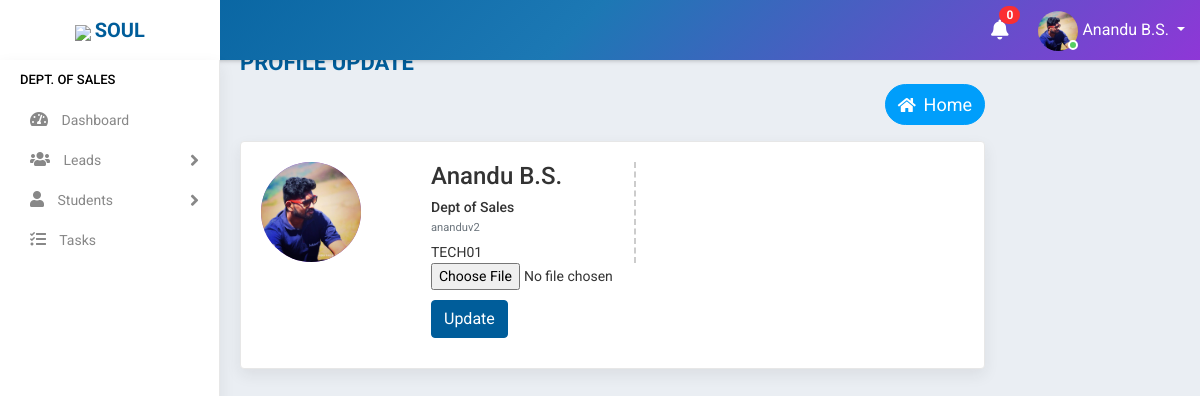
The page /profile/update/pic/ (signed in) on the database its author committed.
### accounts/models.py (models this page shows, shortened)
class Staff(models.Model):
    value= (
    ('1', 'Operations'),
    ('2', 'Sales'),
    ('3', 'Trainer'),
    ('4', 'Admin'),
    )
    state = (
    ('Andhra Pradesh','Andhra Pradesh'),
    ('Arunachal Pradesh','Arunachal Pradesh'),
    ('Assam','Assam'),
    ('Bihar','Bihar'),
    ('Chhattisgarh','Chattisgarh'),
    ('Goa','Goa'),
    ('Gujarat','Gujarat'),
    ('Haryana','Haryana'),
    ('Himachal Pradesh','Himachal Pradesh'),
    ('Jharkhand','Jharkhand'),
    ('Karnataka','Karnataka'),
    ('Kerala','Kerala'),
    ('Madhya Pradesh','Madhya Pradesh'),
    ('Maharashtra','Maharashtra'),
    ('Manipur','Manipur'),
    ('Meghalaya','Meghalaya'),
    ('Mizoram','Mizoram'),
    ('Nagaland','Nagaland'),
    ('Odisha','Odisha'),
    ('Rajasthan','Rajasthan'),
    ('Sikkim','Sikkim'),
    ('Tamil Nadu','Tamil Nadu'),
    ('Telangana','Telangana'),
    ('Tripura','Tripura'),
    ('Uttar Pradesh','Uttar Pradesh'),
    ('Uttarakhand','Uttarakhand'),
    ('West Bengal','West Bengal')
    )
    groups = (
        ('AB+', 'AB+'),
        ('AB-', 'AB-'),
        ('A+', 'A+'),
        ('A-', 'A-'),
        ('B+', 'B+'),
        ('B-', 'B-'),
        ('O+', 'O+'),
        ('O-', 'O-'),
        )
    user = models.OneToOneField(User,on_delete=models.CASCADE,null=True,blank=True)
    name = models.CharField(max_length=100,null=True, blank=True)
    empid = models.CharField(max_length=100,null=True, blank=True)
    mobile = models.CharField(max_length=10,null=True, blank=True)
    email = models.EmailField(max_length=200,null=True, blank=True)
    sex = models.CharField(max_length=10,null=True,choices=(('Male','Male'),('Female','Female')), blank=True)
    dob = models.DateField(null=True, blank=True)
    doj = models.DateField(null=True, blank=True)
    blood_group = models.CharField(max_length=100,null=True, blank=True,choices=groups)
    house = models.CharField(max_length=100,null=True, blank=True)
    street =models.CharField(max_length=100,null=True, blank=True)
    street2 =models.CharField(max_length=100,null=True, blank=True)
    city = models.CharField(max_length=100,null=True, blank=True)
    state = models.CharField(max_length=100,null=True,choices=state, blank=True)
    stype = models.CharField(max_length=100,null=True,choices=value, blank=True)
    status = models.CharField(max_length=20,choices=(('Active','Active'),('Inactive','Inactive')),default='Active')
    profile_pic = models.ImageField(null=True, blank=True,default="user-circle-solid.jpg")

### accounts/views.py (the view, shortened to what this page needs)
# urls.py: path('profile/update/pic/', ProfilePicUpdate.as_view(),name='profile_pic_update'),
class ProfilePicUpdate(View):
    def get(self, request):
        user=request.user
        if user.is_authenticated:
            note = Notification.objects.filter(receiver=user).filter(status="Not Read").order_by('-datetime')
            no_count = note.count()
            try:
                s= Staff.objects.get(user=user)
                form = ProfilePicChange(instance=s)
                return render(request,'accounts/profile_pic_update.html',{'form':form,'s':s,'no_count':no_count,'note':note})
            except:
                s= Student.objects.get(user=user)
                form = StudentProfilePicChange(instance=s)
                return render(request,'students/profile_pic_update.html',{'form':form,'s':s,'no_count':no_count,'note':note})
        else:
            return redirect('logout')

### accounts/forms.py
class ProfilePicChange(ModelForm):
    class Meta:
        model = Staff
        fields = ['profile_pic']
        widgets = {
            'profile_pic': forms.FileInput(),
        }

### accounts/templates/accounts/profile_pic_update.html (shortened to what this page needs)
{% extends 'accounts/main.html' %}
{% block content %}
    <div class="main-wrapper">
    {% include 'accounts/navbar.html' %}
    {% if s.stype == "1" %}
    {% include 'accounts/sidebar_operations.html' %}
    {% elif s.stype == "2" %}
    {% include 'accounts/sidebar_sales.html' %}
    {% elif s.stype == "3" %}
    {% include 'accounts/sidebar_trainer.html' %}
    {% elif s.stype == "4" %}
    {% include 'accounts/sidebar_admin.html' %}
    {% endif %}
            <div class="content container" style="padding-top:5%;padding-left:5%;">
                        <div class="page-header">
                            <div class="row">
                                <div class="col-lg-7 col-md-12 col-sm-12 col-12">
                                    <h5 class="text-uppercase">Profile Update</h5>
                                </div>
                                <div class="col-md-12 col-sm-12 col-12">
                                    <ul class="list-inline float-right">
                                        <li>
                                            <a href="{% url 'home' %}" class="btn btn-info " style="border-radius: 80px 80px 80px 80px ;color: white">
                                            <i class="fas fa-home"></i>&nbsp;&nbsp;<span style="font-size:18px">Home</span></a>
                                        </li>
                                    </ul>
                                </div>
                            </div>
                        </div>
                        <div class="card-box m-b-0">
                            <div class="row">
                                <div class="col-md-12">
                                    <div class="profile-view">
                                        <div class="profile-img-wrap">
                                            <div class="profile-img">
                                                <img class="avatar" src="{{request.user.staff.profile_pic.url}}" alt="">
                                            </div>
                                        </div>
                                        <div class="profile-basic">
                                            <div class="row">
                                                <div class="col-md-5">
                                                    <div class="profile-info-left">
                                                        <h3 class="user-name m-t-0">{{s.name}}</h3>
                                                        <h5 class="company-role m-t-0 m-b-0">Dept of {{s.get_stype_display}}</h5>
                                                        <small class="text-muted">{{request.user}}</small>
                                                        <div class="staff-id">{{s.empid}}</div>
                                                    </div>
                                                </div>
                                                <div class="col-md-7">
                                                </div>
                                                <div class="col-md-5">
                                                    <ul class="personal-info">
                                                        <form method="post" enctype="multipart/form-data" action>
                                                        <li>
                                                            {% load widget_tweaks %}
                                                            {% render_field form.profile_pic  %}
                                                        </li>
                                                        <li>
                                                            <button type="submit"class="btn btn-primary mr-2" type="submit">Update</button>
                                                        </li>
                                                    </form>
                                                    </ul>
                                                </div>
                                                <div class="col-md-7">
                                                </div>
                                            </div>
                                        </div>
                                    </div>
                                </div>
                            </div>
            </div>
{% endblock %}

### accounts/templates/accounts/navbar.html (shortened to what this page needs)
<div class="header">
    <div class="header-left">
        <a href="https://www.teqstories.com" class="logo">
            <img src="https://www.teqstories.com/assets/images/Blue.png" style="height: 40px;width:auto;">
            <span class="text-uppercase"><b>Soul</b></span>
        </a>
    </div>
    <div class="page-title-box float-left">
    </div>
    <ul class="nav user-menu float-right">
        {% include 'accounts/mini/notify.html' %}
        <li class="nav-item dropdown has-arrow">
            <a href="#" class="dropdown-toggle nav-link user-link" data-toggle="dropdown">
                <span class="user-img">
                    {% if request.user.staff.profile_pic %}
                    <img class="rounded-circle" src="{{request.user.staff.profile_pic.url}}" width="40" height="40" alt="Admin">
                    {% endif %}
                    <span class="status online"></span></span>
                <span>{{request.user.staff.name|title}}</span>
            </a>
        </li>
    </ul>
</div>

### rows shown on the page
Staff: name "Anandu B.S.", stype "Sales", empid "TECH01"

### other values the page prints
{{ no_count }} "0"
{{ request.user.staff.name|title }} "Anandu B.S."
{{ request.user }} "ananduv2"
